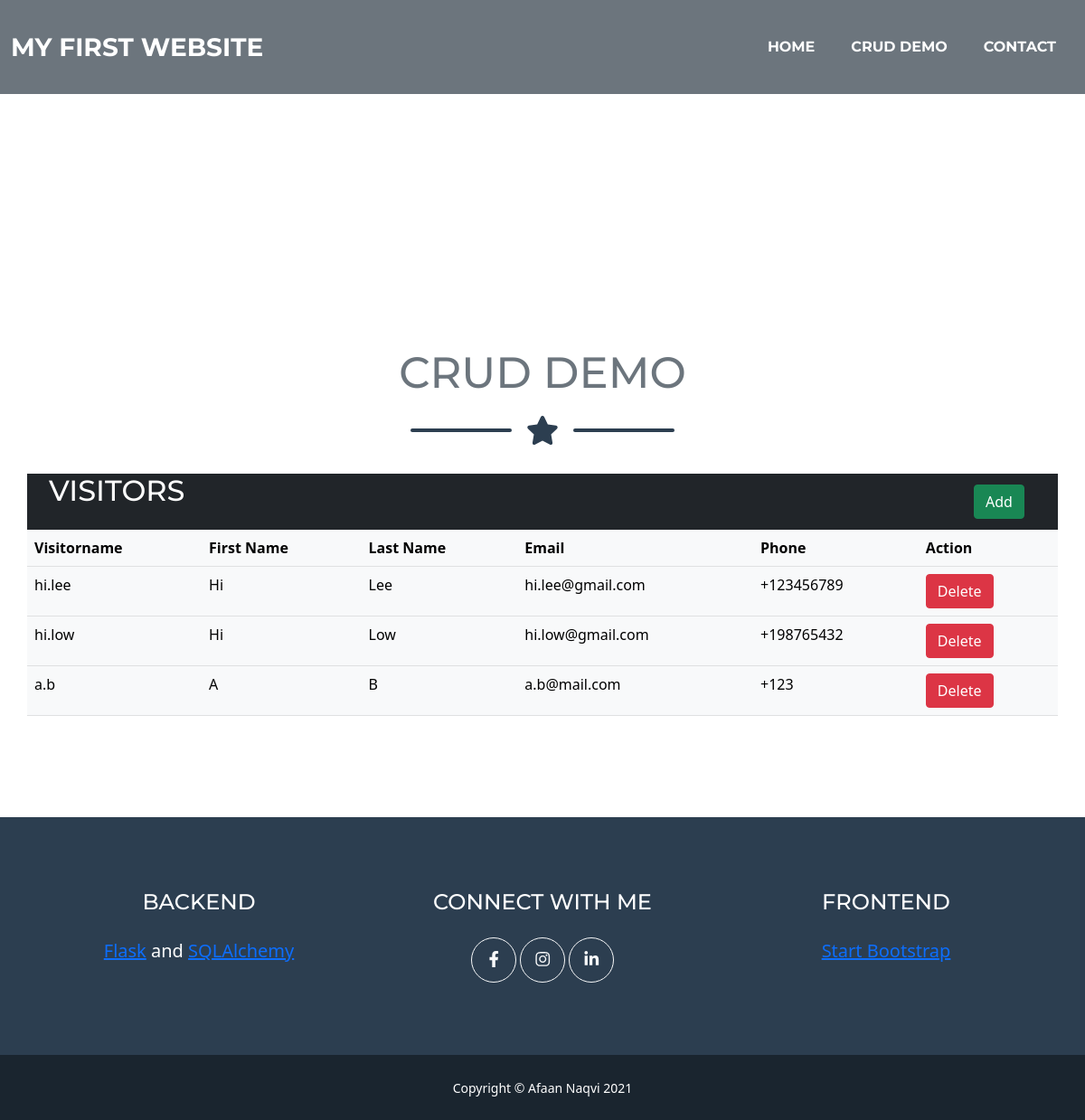
The page /visitors on the database its author committed.
### models/visitor.py (models this page shows, shortened)
class VisitorModel(db.Model):
    __tablename__ = 'visitors'
    id = db.Column(db.Integer, primary_key=True)
    name = db.Column(db.String(80))
    first_name = db.Column(db.String(80))
    last_name = db.Column(db.String(80))
    email = db.Column(db.String(80))
    phone = db.Column(db.String(80))
    def json(self):
        return {'name': self.name,
                'first_name': self.first_name,
                'last_name': self.last_name,
                'email': self.email,
                'phone': self.phone
                }

### app.py (the view)
@app.route('/visitors')
def visitors():
    headers = {'Content-Type': 'text/html'}
    visitors = [visitor.json() for visitor in VisitorModel.query.all()]
    return make_response(render_template('visitors.html', visitors=visitors), 200, headers)

### templates/visitors.html (shortened to what this page needs)
{% extends 'layout.html' %}
{% block body %}
<header class="masthead bg-faded">
</header>
<section class="page-section" id="visitors">
    <div class="container">
        <h2 class="page-section-heading text-center text-uppercase text-secondary mb-0">CRUD Demo</h2>
        <div class="divider-custom">
            <div class="divider-custom-line"></div>
            <div class="divider-custom-icon"><i class="fas fa-star"></i></div>
            <div class="divider-custom-line"></div>
        </div>
        <div class="row justify-content-center">
                <div class="row bg-dark h-100">
                    <div class="col-lg-11 my-auto">
                        <h2 class="text-uppercase text-white mb-4">Visitors</h2>
                    </div>
                    <div class="col-lg my-auto">
                        <button type="button" class="btn btn-success" data-bs-toggle="modal" data-bs-target="#addModal">Add</button>
                    </div>
                </div>
                <table class="table table-light">
                    <tr>
                        <th>Visitorname</th>
                        <th>First Name</th>
                        <th>Last Name</th>
                        <th>Email</th>
                        <th>Phone</th>
                        <th>Action</th>
                    </tr>
                    {%for visitor in visitors%}
                    <tr>
                        <td>{{visitor.name}}</td>
                        <td>{{visitor.first_name}}</td>
                        <td>{{visitor.last_name}}</td>
                        <td>{{visitor.email}}</td>
                        <td>{{visitor.phone}}</td>
                        <td>
                             <a href="/visitor/{{visitor.name}}/delete" class="btn btn-danger btn-xs" onclick="return confirm('Are You Sure To Delete ?')">Delete</a>
                        </td>
                    </tr>
                    {%endfor%}
                </table>
        </div>
    </div>
</section>
{% endblock %}

### templates/layout.html (shortened to what this page needs)
<!DOCTYPE html>
<html>
<head>
	<link rel= "stylesheet" type= "text/css" href= "{{ url_for('static',filename='styles/mainpage.css') }}">
	<link href="https://cdn.jsdelivr.net/npm/bootstrap@5.1.0/dist/css/bootstrap.min.css" rel="stylesheet">
</head>
    <body id="page-top">
        <nav class="navbar navbar-expand-lg bg-secondary text-uppercase fixed-top" id="mainNav">
            <div class="container-fluid">
                <a class="navbar-brand" href="#page-top">My First Website</a>
                <div class="collapse navbar-collapse" id="navbarResponsive">
                    <ul class="navbar-nav ms-auto">
                        <li class="nav-item mx-0 mx-lg-1"><a class="nav-link py-3 px-0 px-lg-3 rounded" href="/">Home</a></li>
                        <li class="nav-item mx-0 mx-lg-1"><a class="nav-link py-3 px-0 px-lg-3 rounded" href="/visitors">CRUD Demo</a></li>
                        <li class="nav-item mx-0 mx-lg-1"><a class="nav-link py-3 px-0 px-lg-3 rounded" href="/contact">Contact</a></li>
                    </ul>
                </div>
            </div>
        </nav>
        {% block body %}{% endblock %}
        <footer class="footer text-center">
            <div class="container">
                <div class="row">
                    <div class="col-lg-4 mb-5 mb-lg-0">
                        <h4 class="text-uppercase mb-4">Backend</h4>
                        <p class="lead mb-0">
                            <a href="https://flask.palletsprojects.com/en/2.0.x/">Flask</a> and <a href="https://www.sqlalchemy.org/">SQLAlchemy</a>
                        </p>
                    </div>
                    <div class="col-lg-4 mb-5 mb-lg-0">
                        <h4 class="text-uppercase mb-4">Connect with Me</h4>
                        <a class="btn btn-outline-light btn-circle btn-lg" href="https://www.facebook.com/afaan.naqvi"><i class="fab fa-fw fa-facebook-f"></i></a>
                        <a class="btn btn-outline-light btn-circle btn-lg" href="https://www.instagram.com/axn5556/"><i class="fab fa-fw fa-instagram"></i></a>
                        <a class="btn btn-outline-light btn-circle btn-lg" href="https://www.linkedin.com/in/afaan-naqvi-30767bb/"><i class="fab fa-fw fa-linkedin-in"></i></a>
                    </div>
                    <div class="col-lg-4">
                        <h4 class="text-uppercase mb-4">Frontend</h4>
                        <p class="lead mb-0">
                            <a href="http://startbootstrap.com">Start Bootstrap</a>
                        </p>
                    </div>
                </div>
            </div>
        </footer>
        <div class="copyright py-4 text-center text-white">
            <div class="container"><small>Copyright &copy; Afaan Naqvi 2021</small></div>
        </div>
</body>
</html>

### rows shown on the page
VisitorModel: name "hi.lee", first_name "Hi", last_name "Lee", email "hi.lee@gmail.com", phone "+123456789"
VisitorModel: name "hi.low", first_name "Hi", last_name "Low", email "hi.low@gmail.com", phone "+198765432"
VisitorModel: name "a.b", first_name "A", last_name "B", email "a.b@mail.com", phone "+123"
